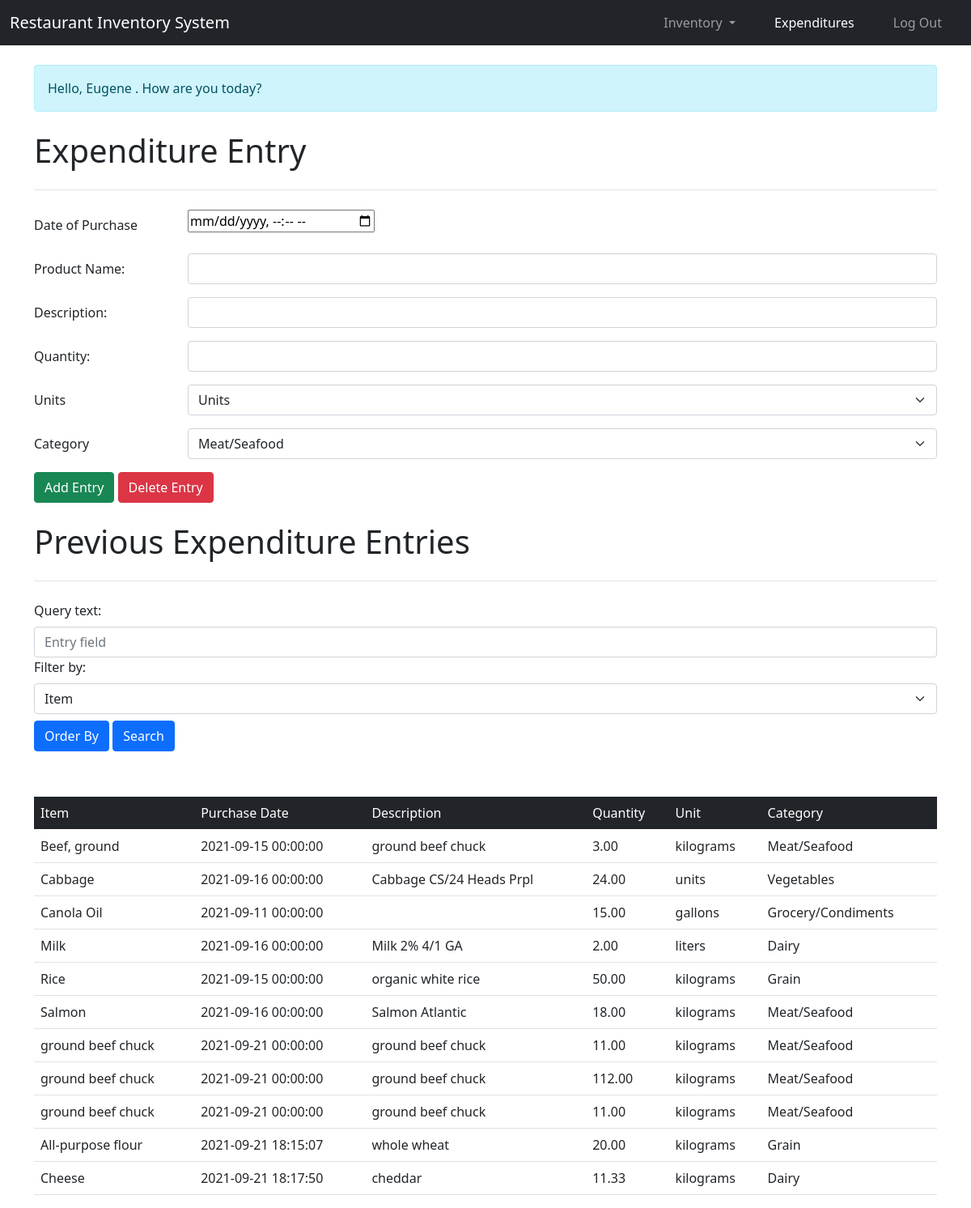
Before: /index.php (signed in) with the older database file.
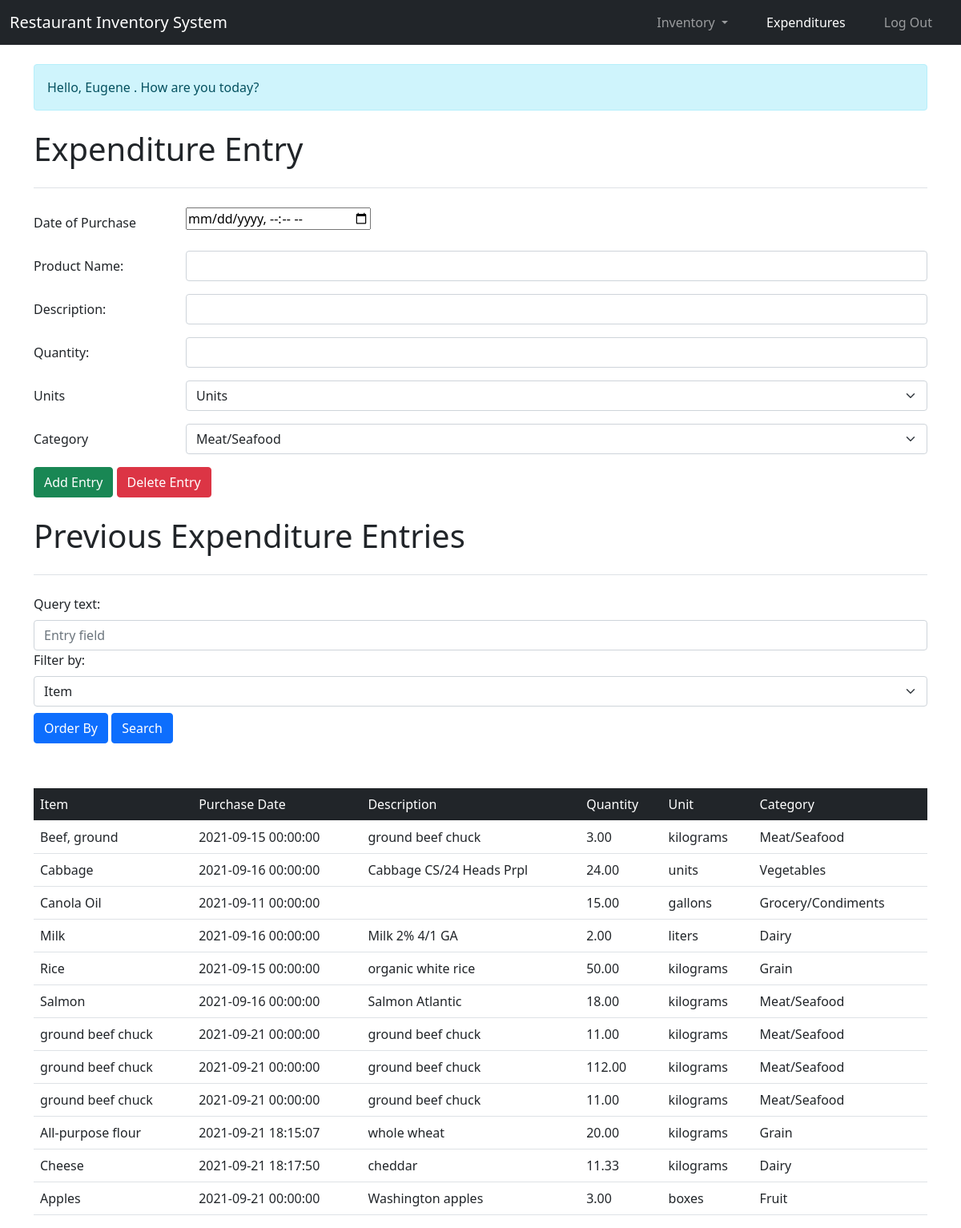
After: the same page with the newer database file.
### tables this page shows
CREATE TABLE `expenditure` (
  `Item` varchar(100) NOT NULL,
  `PurchaseDate` datetime NOT NULL DEFAULT current_timestamp(),
  `Description` varchar(255) DEFAULT NULL,
  `Quantity` float(7,2) NOT NULL DEFAULT 0.00,
  `Unit` enum('units','kilograms','boxes','liters','gallons') NOT NULL,
  `Category` enum('Meat/Seafood','Vegetables','Grocery/Condiments','Dairy','Grain','Fruit','Cutlery/Utensils','Major Equipment','Minor Equipment') NOT NULL
);

### index.php (the view, shortened to what the changed rows need)
<?php
	include("./include/connections.inc.php");
?>
<!DOCTYPE html>
<html>
<head>
    <link href="https://cdn.jsdelivr.net/npm/bootstrap@5.0.2/dist/css/bootstrap.min.css" rel="stylesheet">
</head>
<body>
<div class = "container">
    <br>
    <h1 class = "pb-4 mt-4 mb-4 border-bottom">Expenditure Entry</h1>
    <h1 class = "pb-4 mt-4 mb-4 border-bottom">Previous Expenditure Entries</h1>
    <table class="table table-hover">
        <thead class = "table-dark ">
        <tr>
            <td scope="col">Item</td>
            <td scope="col">Purchase Date</td>
            <td scope="col">Description</td>
            <td scope="col">Quantity</td>
            <td scope="col">Unit</td>
            <td scope="col">Category</td>
        </tr>
        </thead>
</div>
    <?php
    echo "<br>";
    echo "<br>";
    $query = "select * from expenditure";
    $results = mysqli_query($inventoryConnection, $query);
    if($results)
    {
        if(mysqli_num_rows($results) > 0)
        {
            while($rows= mysqli_fetch_array($results))
            {
                echo "<tr><td>".$rows['Item']."</td>";
                echo "<td>".$rows['PurchaseDate']."</td>";
                echo "<td>".$rows['Description']."</td>";
                echo "<td>".$rows['Quantity']."</td>";
                echo "<td>".$rows['Unit']."</td>";
                echo "<td>".$rows['Category']."</td></tr>";
            }
        }
    }else{
        $danger = "<div class=\"alert alert-danger\" role=\"alert\">
                Something went wrong with the database. Try again later.
                </div>";    }
    ?>
</body>
</html>

Changed rows visible on the page:
added expenditure: Item "Apples", PurchaseDate "2021-09-21 00:00:00", Description "Washington apples", Quantity "3.00", Unit "boxes", Category "Fruit"
